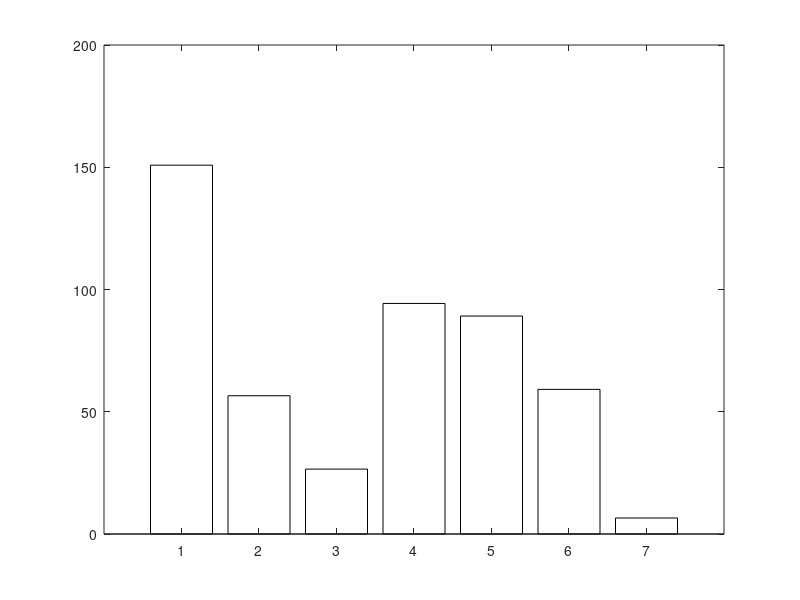

This chart was generated by the following MATLAB code: (Note: this script raises an error after producing the figure.)
% =========================================================
%  SCRIPT 1: Pipe Network Flow Analysis — Hardy-Cross Method
%  Subject:  Fluid Mechanics
%
%  Network Layout (7 pipes, 5 nodes, 2 loops):
%
%       [1]----P1----[2]----P2----[3]
%        |           |            |
%        P6          P4           P3
%        |           |            |
%       [5]----P5----[4]----------+
%
%  External Demands:
%    Node 1: Source (inflow Q_in)
%    Node 3: Demand 1
%    Node 5: Demand 2
%    Node 4: Demand 3
%
%  Method: Hardy-Cross iterative correction
%          Colebrook equation for friction factor (iterative)
%          Darcy-Weisbach for head loss
% =========================================================

clc; clear; close all;

fprintf('=======================================================\n');
fprintf('  SCRIPT 1: Hardy-Cross Pipe Network Solver\n');
fprintf('  Colebrook Friction Factors | Darcy-Weisbach\n');
fprintf('=======================================================\n\n');

% ---- Fluid Properties (Water at 20°C) ----
rho = 998;          % Density (kg/m³)
mu  = 1.002e-3;     % Dynamic viscosity (Pa·s)
nu  = mu / rho;     % Kinematic viscosity (m²/s)
g   = 9.81;         % Gravity (m/s²)

% ---- Pipe Properties ----
% Columns: [Length(m), Diameter(m), Roughness(mm)]
pipes = [
    500,  0.25,  0.15;   % Pipe 1: Node1-Node2
    400,  0.20,  0.15;   % Pipe 2: Node2-Node3
    350,  0.15,  0.26;   % Pipe 3: Node3-Node4
    300,  0.20,  0.15;   % Pipe 4: Node2-Node4
    450,  0.20,  0.15;   % Pipe 5: Node4-Node5
    380,  0.18,  0.26;   % Pipe 6: Node1-Node5
    320,  0.15,  0.26;   % Pipe 7: Node2-Node4 (parallel branch)
];

L  = pipes(:,1);
D  = pipes(:,2);
e  = pipes(:,3) * 1e-3;   % Convert mm to m
A  = pi/4 * D.^2;         % Cross-sectional areas

n_pipes = size(pipes,1);

% ---- Loop Structure ----
% Loop 1: Pipes 1, 4, 5, 6  (signs: +1 +4 -5 -6 based on clockwise positive)
% Loop 2: Pipes 2, 3, 4, 7
loop_pipes = {[1, 4, 5, 6], [2, 3, 4, 7]};
loop_signs = {[1, 1, -1, -1], [1, 1, -1, 1]};

% ---- Initial Flow Guesses (m³/s) ----
Q = [0.150; 0.080; 0.050; 0.070; 0.090; 0.060; 0.030];

% ---- Colebrook Solver (returns f given Re and e/D) ----
colebrook = @(Re, eD) fsolve(@(f) ...
    1/sqrt(f) + 2*log10(eD/3.7 + 2.51/(Re*sqrt(f))), ...
    0.02, optimset('Display','off'));

% ---- Hardy-Cross Iteration ----
max_iter  = 100;
tol       = 1e-6;   % m³/s convergence tolerance
iter      = 0;
dQ_hist   = zeros(max_iter, length(loop_pipes));

fprintf('Iterating Hardy-Cross...\n\n');
fprintf('%-8s %-15s %-15s\n', 'Iter', 'dQ_Loop1 (m³/s)', 'dQ_Loop2 (m³/s)');
fprintf('%s\n', repmat('-',1,42));

while iter < max_iter
    iter = iter + 1;
    converged = true;

    for loop = 1:length(loop_pipes)
        pids  = loop_pipes{loop};
        signs = loop_signs{loop};

        hf    = zeros(length(pids),1);
        dhfdQ = zeros(length(pids),1);

        for k = 1:length(pids)
            p  = pids(k);
            s  = signs(k);
            Qp = Q(p);
            V  = abs(Qp) / A(p);

            Re = V * D(p) / nu;
            if Re < 1
                Re = 1;  % avoid log(0)
            end

            eD = e(p) / D(p);

            % Friction factor via Colebrook (turbulent) or Hagen-Poiseuille
            if Re < 2300
                f = 64 / Re;
            elseif Re < 4000
                % Transition: interpolate
                f_lam  = 64 / 2300;
                f_turb = colebrook(4000, eD);
                f = f_lam + (Re-2300)/(4000-2300) * (f_turb - f_lam);
            else
                f = colebrook(Re, eD);
            end

            % Darcy-Weisbach head loss
            hf_p = f * L(p) / D(p) * V^2 / (2*g);
            hf(k)    = s * sign(Qp) * hf_p;
            dhfdQ(k) = 2 * f * L(p) / (D(p) * A(p)^2 * 2*g) * abs(Qp);
        end

        % Hardy-Cross correction
        dQ = -sum(hf) / sum(dhfdQ);
        dQ_hist(iter, loop) = dQ;

        % Apply correction
        for k = 1:length(pids)
            Q(pids(k)) = Q(pids(k)) + signs(k) * dQ;
        end

        if abs(dQ) > tol
            converged = false;
        end
    end

    if mod(iter,5)==0 || iter==1
        fprintf('%-8d %-15.6f %-15.6f\n', iter, ...
                dQ_hist(iter,1), dQ_hist(iter,2));
    end

    if converged
        break;
    end
end

fprintf('\nConverged in %d iterations.\n\n', iter);

% ---- Post-Processing ----
V_final  = abs(Q) ./ A;
Re_final = V_final .* D / nu;

% Friction factors at final solution
f_final = zeros(n_pipes,1);
for p = 1:n_pipes
    eD = e(p)/D(p);
    Re = Re_final(p);
    if Re < 2300
        f_final(p) = 64/Re;
    else
        f_final(p) = colebrook(max(Re,4000), eD);
    end
end

hf_final = f_final .* L ./ D .* V_final.^2 / (2*g);

% Flow regime classification
regime = cell(n_pipes,1);
for p = 1:n_pipes
    if Re_final(p) < 2300
        regime{p} = 'Laminar';
    elseif Re_final(p) < 4000
        regime{p} = 'Transitional';
    else
        regime{p} = 'Turbulent';
    end
end

% ---- Print Results Table ----
fprintf('%-6s %-10s %-10s %-10s %-10s %-10s %-14s\n', ...
        'Pipe', 'Q (L/s)', 'V (m/s)', 'Re', 'f', 'hf (m)', 'Regime');
fprintf('%s\n', repmat('-',1,74));
for p = 1:n_pipes
    fprintf('%-6d %-10.2f %-10.3f %-10.0f %-10.4f %-10.3f %-14s\n', ...
            p, Q(p)*1000, V_final(p), Re_final(p), f_final(p), hf_final(p), regime{p});
end

% ---- Save for other scripts ----
save('network_results.mat', 'Q','V_final','Re_final','f_final','hf_final', ...
     'regime','D','L','e','A','rho','mu','nu','g','pipes','n_pipes', ...
     'dQ_hist','iter','tol');

% ============================
%  PLOTS
% ============================

pipe_labels = {'P1','P2','P3','P4','P5','P6','P7'};
colors_regime = zeros(n_pipes,3);
for p=1:n_pipes
    if Re_final(p)<2300,      colors_regime(p,:)=[0.2 0.6 1.0];   % blue=laminar
    elseif Re_final(p)<4000,  colors_regime(p,:)=[1.0 0.7 0.0];   % orange=trans
    else,                     colors_regime(p,:)=[0.9 0.2 0.2];   % red=turbulent
    end
end

% --- Plot 1: Flow Rates ---
figure('Name','Network Flow Rates','Color','white','Position',[50 400 700 420]);
b = bar(Q*1000, 'FaceColor','flat');
b.CData = colors_regime;
hold on;
yline(0,'k--','LineWidth',1);
set(gca,'XTickLabel',pipe_labels,'FontSize',12);
xlabel('Pipe','FontSize',13,'FontWeight','bold');
ylabel('Flow Rate  Q  (L/s)','FontSize',13,'FontWeight','bold');
title({'Hardy-Cross Converged Flow Rates'; ...
       'Blue=Laminar | Orange=Transitional | Red=Turbulent'}, ...
      'FontSize',13,'FontWeight','bold');
grid on; grid minor;
for p=1:n_pipes
    text(p, Q(p)*1000 + 0.5*sign(Q(p)), sprintf('%.1f',Q(p)*1000), ...
         'HorizontalAlignment','center','FontSize',10,'FontWeight','bold');
end
box on;

% --- Plot 2: Reynolds Number with regime bands ---
figure('Name','Reynolds Numbers','Color','white','Position',[100 350 750 450]);
bar(Re_final, 'FaceColor','flat','CData',colors_regime);
hold on;
yline(2300, 'b--', 'LineWidth',2);
yline(4000, 'r--', 'LineWidth',2);
text(0.6, 2500, 'Re = 2300  (Laminar limit)', 'FontSize',10,'Color','b');
text(0.6, 4300, 'Re = 4000  (Turbulent onset)', 'FontSize',10,'Color','r');
set(gca,'XTickLabel',pipe_labels,'FontSize',12);
xlabel('Pipe','FontSize',13,'FontWeight','bold');
ylabel('Reynolds Number  Re','FontSize',13,'FontWeight','bold');
title('Reynolds Number per Pipe — Flow Regime Classification','FontSize',13,'FontWeight','bold');
grid on; grid minor; box on;

% --- Plot 3: Head Loss ---
figure('Name','Head Losses','Color','white','Position',[150 300 700 420]);
bar(hf_final,'FaceColor',[0.85 0.33 0.10]);
set(gca,'XTickLabel',pipe_labels,'FontSize',12);
xlabel('Pipe','FontSize',13,'FontWeight','bold');
ylabel('Head Loss  h_f  (m)','FontSize',13,'FontWeight','bold');
title('Darcy-Weisbach Head Losses Across Network','FontSize',13,'FontWeight','bold');
grid on; grid minor; box on;
for p=1:n_pipes
    text(p, hf_final(p)+0.05, sprintf('%.2f m',hf_final(p)), ...
         'HorizontalAlignment','center','FontSize',10,'FontWeight','bold','Color','k');
end

% --- Plot 4: Hardy-Cross Convergence ---
figure('Name','Convergence','Color','white','Position',[200 250 700 420]);
semilogy(1:iter, abs(dQ_hist(1:iter,1))*1000, 'b-o', 'LineWidth',2,'MarkerSize',5); hold on;
semilogy(1:iter, abs(dQ_hist(1:iter,2))*1000, 'r-s', 'LineWidth',2,'MarkerSize',5);
yline(tol*1000,'k--','LineWidth',1.5);
text(iter*0.6, tol*1000*3, sprintf('Tolerance = %.2e L/s', tol*1000), ...
     'FontSize',10,'Color','k');
xlabel('Iteration','FontSize',13,'FontWeight','bold');
ylabel('|\DeltaQ|  (L/s)  — log scale','FontSize',13,'FontWeight','bold');
title('Hardy-Cross Convergence History','FontSize',13,'FontWeight','bold');
legend('Loop 1','Loop 2','Tolerance','Location','northeast','FontSize',11);
grid on; box on;

fprintf('\n[Script 1 complete] Network solved. Results saved to network_results.mat\n');
